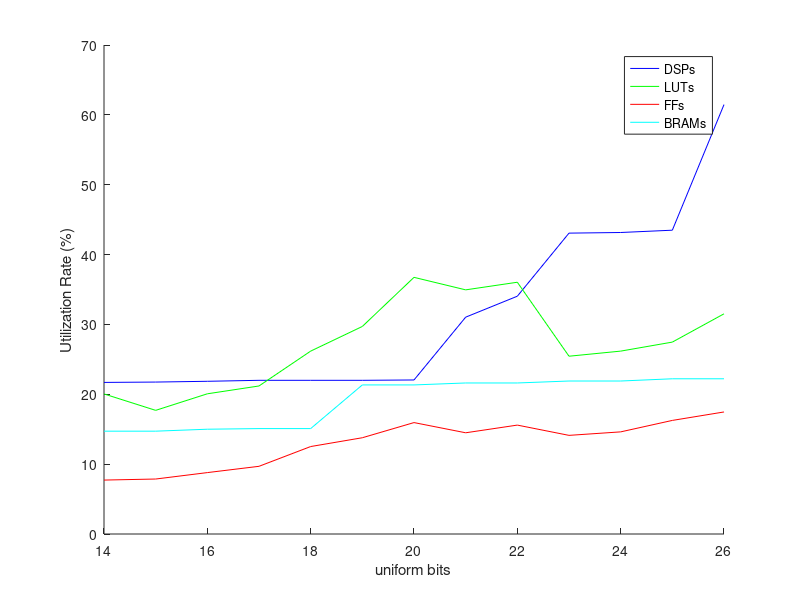
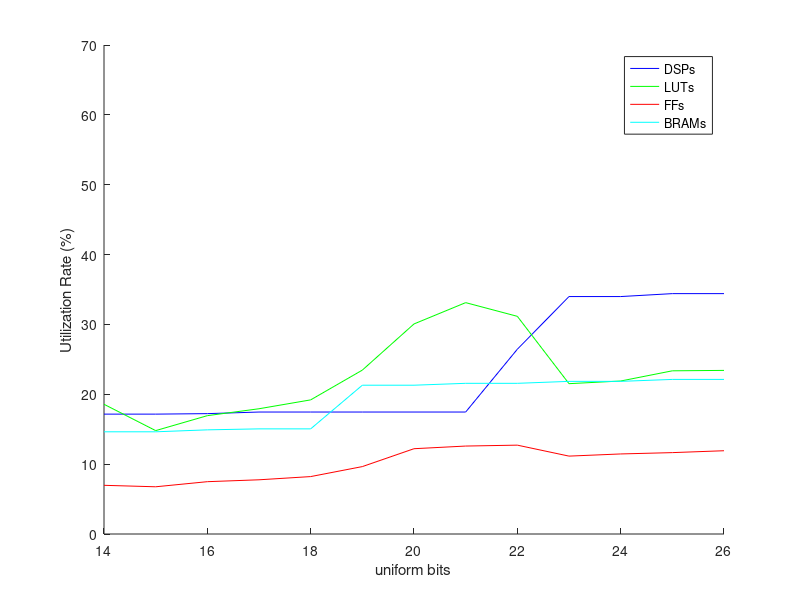

The MATLAB script that drew these images, in order:

unibits_LUT_M2 = [20.05,17.70,20.07,21.19,26.18,29.71,36.74 ,34.95,36.04 ,25.45,26.18,27.47,31.52]';
unibits_FF_M2 = [7.72,7.87,8.79,9.69,12.52,13.78 ,15.95,14.49,15.59,14.12,14.62,16.26,17.47]';
unibits_BRAM_M2 = [14.72,14.72,15,15.09,15.09,21.34 ,21.34,21.62,21.62,21.90,21.90,22.22,22.22]';
unibits_Dsp_M2 = [21.70,21.75,21.86,22,22,22,22.05,31.04,34.04,43.07 ,43.16,43.49,61.47]';
unibits_M2 = 14:26;


figure
hold on;

p1 = plot(unibits_M2, unibits_Dsp_M2, 'b','DisplayName','DSPs');
p2 = plot(unibits_M2, unibits_LUT_M2, 'g','DisplayName','LUTs');
p3 = plot(unibits_M2, unibits_FF_M2, 'r','DisplayName','FFs');
p4 = plot(unibits_M2, unibits_BRAM_M2, 'c','DisplayName','BRAMs');
legend([p1,p2,p3,p4],'Location','best');
ylabel('Utilization Rate (%)');
xlabel('uniform bits');


unibits_LUT_M1 = [18.57, 14.80,16.94,17.93,19.2,23.46,30.07,33.12,31.16,21.52, 21.90,23.36,23.42]';
unibits_FF_M1 = [6.97,6.76,7.49,7.76,8.22,9.65,12.21,12.59,12.72,11.15,11.46,11.65,11.92]';
unibits_BRAM_M1 = [14.63,14.63,14.91,15.05,15.05,21.30 ,21.30,21.57,21.57,21.85,21.85,22.13,22.13]';
unibits_Dsp_M1 = [17.16,17.16,17.23,17.46,17.46,17.46,17.46,17.46,26.45,33.99,33.99,34.41,34.41]';
unibits_M1 = 14:26;


figure
hold on;

p1 = plot(unibits_M1, unibits_Dsp_M1, 'b','DisplayName','DSPs');
p2 = plot(unibits_M1, unibits_LUT_M1, 'g','DisplayName','LUTs');
p3 = plot(unibits_M1, unibits_FF_M1, 'r','DisplayName','FFs');
p4 = plot(unibits_M1, unibits_BRAM_M1, 'c','DisplayName','BRAMs');
legend([p1,p2,p3,p4],'Location','best');
ylabel('Utilization Rate (%)');
xlabel('uniform bits');
ylim([0 70])
